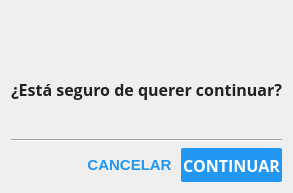
<?xml version="1.0" encoding="UTF-8"?>
<ui version="4.0">
 <class>confirmationPopUp</class>
 <widget class="QDialog" name="confirmationPopUp">
  <property name="geometry">
   <rect>
    <x>0</x>
    <y>0</y>
    <width>237</width>
    <height>193</height>
   </rect>
  </property>
  <property name="windowTitle">
   <string>Confirmation</string>
  </property>
  <property name="windowIcon">
   <iconset resource="../resources/gui.qrc">
    <normaloff>:/logo/logo</normaloff>:/logo/logo</iconset>
  </property>
  <property name="styleSheet">
   <string notr="true">/*#########################################################
##                        QDialog                                                                                                                     ##
##########################################################*/

#errorPopUp {
	background: white;
    min-width: 200px;
}

/***********************************
* Botones
***********************************/

/*Estilo por defecto del  boton para continuar/aceptar*/
#dpbutton0{
    color: #FFFFFF;
    border: 1px outline #BDBDBD;
    border-radius: 2px;
    background: #2196F3;
    min-height: 30px;
    min-width: 80px;
    padding: 2px;
}

/*Estilo al pasar por encima y presionar el boton para continuar/aceptar*/
#dpbutton0:hover, #dpbutton0:pressed{
   background: #1976D2;
}

/*Estilo por defecto del  boton para cancelar*/
#dpbutton1{
    background: transparent;
    border: 1px solid transparent;
    border-radius: 2px;
    min-height: 2em;
    min-width: 5.5em;
    padding: 2px;
    color: #2196F3;
    font-weight: bold;
    font-size: 11pt;
    text-transform: uppercase;
}

/*Estilo al pasar por encima y presionar el boton para cancelar*/
#dpbutton1:hover, #dpbutton1:pressed{
    color: #1976D2;
    background: #BBDEFB;
}

/***********************************
* Labels
***********************************/

/*Configuración del titulo del dialog*/
#dtitle0, #dtitle1 {
   color: #212121;  
   font-family: Open Sans;
   font-size: 12pt;
   font-style: bold;
   font-weight: 600;
   text-transform: capitalize;
   qproperty-alignment: 'AlignVCenter | AlignHCenter';
}</string>
  </property>
  <layout class="QGridLayout" name="gridLayout_3">
   <item row="0" column="0">
    <layout class="QVBoxLayout" name="verticalLayout">
     <item>
      <layout class="QGridLayout" name="gridLayout_2">
       <item row="0" column="0">
        <spacer name="horizontalSpacer_3">
         <property name="orientation">
          <enum>Qt::Horizontal</enum>
         </property>
         <property name="sizeHint" stdset="0">
          <size>
           <width>40</width>
           <height>20</height>
          </size>
         </property>
        </spacer>
       </item>
       <item row="0" column="1">
        <widget class="QLabel" name="label">
         <property name="text">
          <string/>
         </property>
         <property name="pixmap">
          <pixmap resource="../resources/gui.qrc">:/popUp/confirmationmark</pixmap>
         </property>
         <property name="scaledContents">
          <bool>true</bool>
         </property>
        </widget>
       </item>
       <item row="0" column="2">
        <spacer name="horizontalSpacer_4">
         <property name="orientation">
          <enum>Qt::Horizontal</enum>
         </property>
         <property name="sizeHint" stdset="0">
          <size>
           <width>40</width>
           <height>20</height>
          </size>
         </property>
        </spacer>
       </item>
      </layout>
     </item>
     <item>
      <layout class="QVBoxLayout" name="verticalLayout_2">
       <property name="spacing">
        <number>0</number>
       </property>
       <item>
        <widget class="QLabel" name="dtitle1">
         <property name="font">
          <font>
           <family>Open Sans</family>
           <pointsize>12</pointsize>
           <weight>75</weight>
           <bold>true</bold>
          </font>
         </property>
         <property name="styleSheet">
          <string notr="true"/>
         </property>
         <property name="text">
          <string>&lt;html&gt;&lt;head/&gt;&lt;body&gt;&lt;p&gt;¿Está seguro de querer continuar?&lt;/p&gt;&lt;/body&gt;&lt;/html&gt;</string>
         </property>
         <property name="alignment">
          <set>Qt::AlignCenter</set>
         </property>
        </widget>
       </item>
       <item>
        <widget class="QLabel" name="dtitle0">
         <property name="font">
          <font>
           <family>Open Sans</family>
           <pointsize>12</pointsize>
           <weight>75</weight>
           <bold>true</bold>
          </font>
         </property>
         <property name="styleSheet">
          <string notr="true"/>
         </property>
         <property name="text">
          <string>&lt;html&gt;&lt;head/&gt;&lt;body&gt;&lt;p&gt;&lt;/p&gt;&lt;/body&gt;&lt;/html&gt;</string>
         </property>
         <property name="alignment">
          <set>Qt::AlignCenter</set>
         </property>
        </widget>
       </item>
      </layout>
     </item>
     <item>
      <widget class="Line" name="line">
       <property name="orientation">
        <enum>Qt::Horizontal</enum>
       </property>
      </widget>
     </item>
     <item>
      <layout class="QGridLayout" name="gridLayout">
       <item row="0" column="0">
        <spacer name="horizontalSpacer">
         <property name="orientation">
          <enum>Qt::Horizontal</enum>
         </property>
         <property name="sizeHint" stdset="0">
          <size>
           <width>40</width>
           <height>20</height>
          </size>
         </property>
        </spacer>
       </item>
       <item row="0" column="2">
        <widget class="QPushButton" name="dpbutton0">
         <property name="font">
          <font>
           <family>Open Sans</family>
           <pointsize>12</pointsize>
           <weight>75</weight>
           <bold>true</bold>
          </font>
         </property>
         <property name="focusPolicy">
          <enum>Qt::NoFocus</enum>
         </property>
         <property name="text">
          <string>CONTINUAR</string>
         </property>
        </widget>
       </item>
       <item row="0" column="1">
        <widget class="QPushButton" name="dpbutton1">
         <property name="font">
          <font>
           <pointsize>11</pointsize>
           <weight>75</weight>
           <bold>true</bold>
          </font>
         </property>
         <property name="focusPolicy">
          <enum>Qt::NoFocus</enum>
         </property>
         <property name="text">
          <string>CANCELAR</string>
         </property>
        </widget>
       </item>
      </layout>
     </item>
    </layout>
   </item>
  </layout>
 </widget>
 <resources>
  <include location="../resources/gui.qrc"/>
 </resources>
 <connections/>
</ui>
